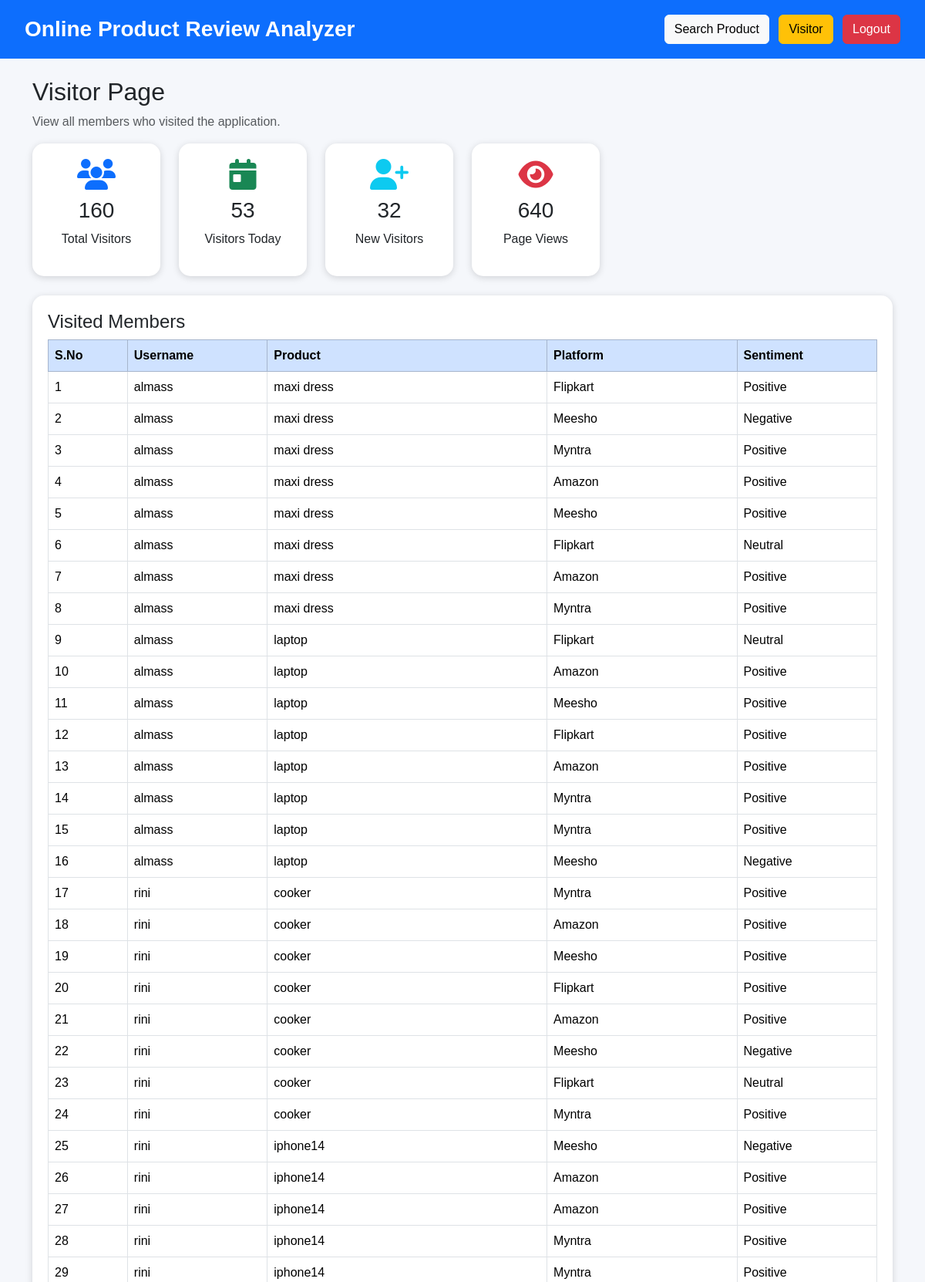
Screenshot of /visitor (signed in, upper part) with the database file from the repository.
### tables this page shows
CREATE TABLE reviews (
    id INTEGER PRIMARY KEY AUTOINCREMENT,
    username TEXT,
    platform TEXT,
    product_name TEXT,
    rating INTEGER,
    review TEXT,
    sentiment TEXT,
    created_at TIMESTAMP DEFAULT CURRENT_TIMESTAMP
);

### app.py (the view)
@app.route("/visitor")
def visitor():
    if "user" not in session:
        return redirect("/")
    conn = get_db()
    visitors = conn.execute("""
        SELECT
            username,
            product_name,
            platform,
            sentiment
        FROM reviews
        ORDER BY id DESC
    """).fetchall()
    total_visitors = len(visitors)
    total_visitors = len(visitors)
    visitors_today = max(1, total_visitors // 3)
    new_users = max(1, total_visitors // 5)
    page_views = total_visitors * 4
    conn.close()
    return render_template(
        "visitor.html",
    visitors=visitors,
    total_visitors=total_visitors,
    visitors_today=visitors_today,
    new_users=new_users,
    page_views=page_views
)

### app.py (called while the page is built)
def get_db():
    conn = sqlite3.connect("review.db")
    conn.row_factory = sqlite3.Row
    return conn

### templates/visitor.html (shortened to what this page needs)
<!DOCTYPE html>
<html lang="en">
<head>
<link href="https://cdn.jsdelivr.net/npm/bootstrap@5.3.2/dist/css/bootstrap.min.css" rel="stylesheet">
<link href="https://cdnjs.cloudflare.com/ajax/libs/font-awesome/6.5.2/css/all.min.css" rel="stylesheet">
</head>
<body>
<nav class="navbar">
<div class="container-fluid">
<span class="navbar-brand">
Online Product Review Analyzer
</span>
<div>
<a href="/search" class="btn btn-light">
Search Product
</a>
<a href="/visitor" class="btn btn-warning mx-2">
Visitor
</a>
<a href="/logout" class="btn btn-danger">
Logout
</a>
</div>
</div>
</nav>
<div class="container mt-4">
<h2>Visitor Page</h2>
<p class="text-muted">View all members who visited the application.</p>
<div class="row">
<div class="col-md-2">
<div class="summary-card">
<i class="fa-solid fa-users text-primary"></i>
<h3>{{ total_visitors }}</h3>
<p>Total Visitors</p>
</div>
</div>
<div class="col-md-2">
<div class="summary-card">
<i class="fa-solid fa-calendar-day text-success"></i>
<h3>{{ visitors_today }}</h3>
<p>Visitors Today</p>
</div>
</div>
<div class="col-md-2">
<div class="summary-card">
<i class="fa-solid fa-user-plus text-info"></i>
<h3>{{ new_users }}</h3>
<p>New Visitors</p>
</div>
</div>
<div class="col-md-2">
<div class="summary-card">
<i class="fa-solid fa-eye text-danger"></i>
<h3>{{ page_views }}</h3>
<p>Page Views</p>
</div>
</div>
</div>
<div class="table-card">
<h4>Visited Members</h4>
<table class="table table-bordered table-hover">
<thead class="table-primary">
<tr>
<th>S.No</th>
<th>Username</th>
<th>Product</th>
<th>Platform</th>
<th>Sentiment</th>
</tr>
</thead>
<tbody>
{% for v in visitors %}
<tr>
<td>{{ loop.index }}</td>
<td>{{ v.username }}</td>
<td>{{ v.product_name }}</td>
<td>{{ v.platform }}</td>
<td>{{ v.sentiment }}</td>
</tr>
{% endfor %}
</tbody>
</table>
</div>
</div>
</body>
</html>

### templates/visitor.html (style rules this page uses)
body { background:#f5f7fb; font-family:Arial,sans-serif; }
.navbar { background:#0d6efd; padding:12px 20px; }
.navbar-brand { color:white; font-size:28px; font-weight:bold; }
.summary-card { background:white; border-radius:15px; padding:20px; box-shadow:0 2px 10px rgba(0,0,0,.15); text-align:center; transition:.3s; }
.summary-card i { font-size:40px; margin-bottom:10px; }
.table-card { background:white; border-radius:15px; padding:20px; margin-top:25px; box-shadow:0 2px 10px rgba(0,0,0,.15); }

### rows the page displays
reviews: username "almass", product_name "maxi dress", platform "Flipkart", sentiment "Positive"
reviews: username "almass", product_name "maxi dress", platform "Meesho", sentiment "Negative"
reviews: username "almass", product_name "maxi dress", platform "Myntra", sentiment "Positive"
reviews: username "almass", product_name "maxi dress", platform "Amazon", sentiment "Positive"
reviews: username "almass", product_name "maxi dress", platform "Meesho", sentiment "Positive"
reviews: username "almass", product_name "maxi dress", platform "Flipkart", sentiment "Neutral"
reviews: username "almass", product_name "maxi dress", platform "Amazon", sentiment "Positive"
reviews: username "almass", product_name "maxi dress", platform "Myntra", sentiment "Positive"
reviews: username "almass", product_name "laptop", platform "Flipkart", sentiment "Neutral"
reviews: username "almass", product_name "laptop", platform "Amazon", sentiment "Positive"
reviews: username "almass", product_name "laptop", platform "Meesho", sentiment "Positive"
reviews: username "almass", product_name "laptop", platform "Flipkart", sentiment "Positive"
reviews: username "almass", product_name "laptop", platform "Amazon", sentiment "Positive"
reviews: username "almass", product_name "laptop", platform "Myntra", sentiment "Positive"
reviews: username "almass", product_name "laptop", platform "Myntra", sentiment "Positive"
reviews: username "almass", product_name "laptop", platform "Meesho", sentiment "Negative"
reviews: username "rini", product_name "cooker", platform "Myntra", sentiment "Positive"
reviews: username "rini", product_name "cooker", platform "Amazon", sentiment "Positive"
reviews: username "rini", product_name "cooker", platform "Meesho", sentiment "Positive"
reviews: username "rini", product_name "cooker", platform "Flipkart", sentiment "Positive"
reviews: username "rini", product_name "cooker", platform "Amazon", sentiment "Positive"
reviews: username "rini", product_name "cooker", platform "Meesho", sentiment "Negative"
reviews: username "rini", product_name "cooker", platform "Flipkart", sentiment "Neutral"
reviews: username "rini", product_name "cooker", platform "Myntra", sentiment "Positive"
reviews: username "rini", product_name "iphone14", platform "Meesho", sentiment "Negative"
reviews: username "rini", product_name "iphone14", platform "Amazon", sentiment "Positive"
reviews: username "rini", product_name "iphone14", platform "Amazon", sentiment "Positive"
reviews: username "rini", product_name "iphone14", platform "Myntra", sentiment "Positive"
reviews: username "rini", product_name "iphone14", platform "Myntra", sentiment "Positive"

### other values shown
{{ total_visitors }} "160"
{{ visitors_today }} "53"
{{ new_users }} "32"
{{ page_views }} "640"
